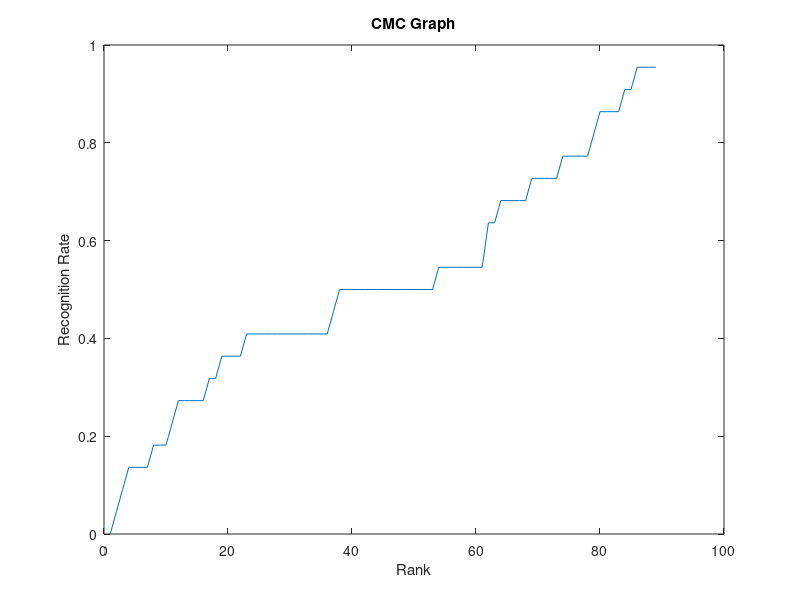

The MATLAB script that drew this image:
%The Code to generate the CMC( Cumulative Match Characteristic Curve)for
%the LG4000 and LG2200 Dataset.

%Clear the workspace.
clear();

%Load the two matrix variables. 
%   -matrix2200names.mat
%   -matrix4000names.mat

load('matrix2200names.mat');
load('matrix4000names.mat');

matrix1 = matrix2200names;
matrix2= matrix;


%Control which matrix the code uses using the variable currentDistMatrix.
%using matrix1 and matrix2.

currentCMCMatrix = matrix2;

%varibles init.
sortedarray=[];
matrixCopy = [];
total_prob = [];
prob =0 ;



%In this function we perform from Rank 1 Recognition Rate to Rank 88
%Recognition Rate(i.e. the number of subjects in the gallery).

%If the match is found in the desired ranks (i.e if the first match in a
%Rank one is correct) we increment the prob variable which will help us
%find the probability later.
for rank= 1:89
    c = 0 ;
    prob =0;
    for k=2:221
       for j=2:89
           if currentCMCMatrix(k,1)==currentCMCMatrix(1,j)
               garray=[];
               c = c + 1;
               savedvalue=currentCMCMatrix(k,j);
               
               %Transposing matrix for rearranging the columns and sorting
               %on the scores to find the closest match for the Rank.
               matrixCopy = transpose(currentCMCMatrix);
               matrixCopy(1,j);                          
               sortedarray = sortrows(matrixCopy,j);
               
               %For the current rank find if there's a match.
               for counter = 1:rank
                   if(currentCMCMatrix(k,1) == sortedarray(counter,1))
                       prob = prob + 1;
                   end
               end                           
           end               
       end
    end
    
    %Calculate the total probability of each rank, we know that there are
    %only 22 matches in the entire gallery vs probes.
    %total_prob is a numeric vector containing rank from 1 to 89.
    total_prob = [total_prob,prob/22];
end

%From Rank 1 to Rank 89.
xaxis=[1:89];
%Plot against the total probability vector.
plot(xaxis, total_prob);
title('CMC Graph');
xlabel('Rank');
ylabel('Recognition Rate');